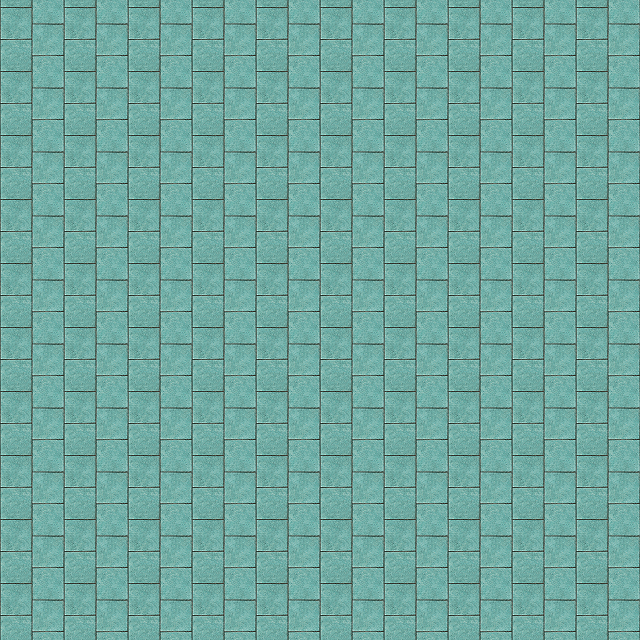

A 2D game scene composited from a Tiled map and its tileset images. What follows is a short description and the map's XML, with each tile layer's data collapsed to a summary:
An orthogonal 10x10 tile map with 64x64 px tiles, 1 tile layer (ground_layer) and 100 objects.

<map version="1.0" orientation="orthogonal" renderorder="right-down" width="10" height="10" tilewidth="64" tileheight="64" nextobjectid="101">
 <tileset firstgid="1" name="ground" tilewidth="64" tileheight="64" tilecount="1" columns="1">
  <image source="ground.png" width="64" height="64" />
 </tileset>
 <layer name="ground_layer" width="10" height="10">
  <data>[100 cells, 100 non-empty, 1 distinct tile ids]</data>
 </layer>
 <objectgroup name="letter_object">
  <object id="1" x="0" y="0" width="64" height="64" />
  <object id="2" x="576" y="576" width="64" height="64" />
  <object id="3" x="512" y="576" width="64" height="64" />
  <object id="4" x="448" y="576" width="64" height="64" />
  <object id="5" x="384" y="576" width="64" height="64" />
  <object id="6" x="576" y="512" width="64" height="64" />
  <object id="7" x="512" y="512" width="64" height="64" />
  <object id="8" x="448" y="512" width="64" height="64" />
  <object id="9" x="384" y="512" width="64" height="64" />
  <object id="10" x="320" y="576" width="64" height="64" />
  <object id="11" x="256" y="576" width="64" height="64" />
  <object id="12" x="192" y="576" width="64" height="64" />
  <object id="13" x="128" y="576" width="64" height="64" />
  <object id="14" x="320" y="512" width="64" height="64" />
  <object id="15" x="256" y="512" width="64" height="64" />
  <object id="16" x="192" y="512" width="64" height="64" />
  <object id="17" x="128" y="512" width="64" height="64" />
  <object id="18" x="576" y="448" width="64" height="64" />
  <object id="19" x="512" y="448" width="64" height="64" />
  <object id="20" x="448" y="448" width="64" height="64" />
  <object id="21" x="384" y="448" width="64" height="64" />
  <object id="22" x="320" y="448" width="64" height="64" />
  <object id="23" x="256" y="448" width="64" height="64" />
  <object id="24" x="192" y="448" width="64" height="64" />
  <object id="25" x="128" y="448" width="64" height="64" />
  <object id="26" x="576" y="384" width="64" height="64" />
  <object id="27" x="512" y="384" width="64" height="64" />
  <object id="28" x="448" y="384" width="64" height="64" />
  <object id="29" x="384" y="384" width="64" height="64" />
  <object id="30" x="320" y="384" width="64" height="64" />
  <object id="31" x="256" y="384" width="64" height="64" />
  <object id="32" x="192" y="384" width="64" height="64" />
  <object id="33" x="128" y="384" width="64" height="64" />
  <object id="34" x="576" y="320" width="64" height="64" />
  <object id="35" x="512" y="320" width="64" height="64" />
  <object id="36" x="448" y="320" width="64" height="64" />
  <object id="37" x="384" y="320" width="64" height="64" />
  <object id="38" x="320" y="320" width="64" height="64" />
  <object id="39" x="256" y="320" width="64" height="64" />
  <object id="40" x="192" y="320" width="64" height="64" />
  <object id="41" x="128" y="320" width="64" height="64" />
  <object id="42" x="576" y="256" width="64" height="64" />
  <object id="43" x="512" y="256" width="64" height="64" />
  <object id="44" x="448" y="256" width="64" height="64" />
  <object id="45" x="384" y="256" width="64" height="64" />
  <object id="46" x="320" y="256" width="64" height="64" />
  <object id="47" x="256" y="256" width="64" height="64" />
  <object id="48" x="192" y="256" width="64" height="64" />
  <object id="49" x="64" y="576" width="64" height="64" />
  <object id="50" x="64" y="512" width="64" height="64" />
  <object id="51" x="64" y="448" width="64" height="64" />
  <object id="52" x="64" y="384" width="64" height="64" />
  <object id="53" x="64" y="320" width="64" height="64" />
  <object id="54" x="0" y="576" width="64" height="64" />
  <object id="55" x="0" y="512" width="64" height="64" />
  <object id="56" x="0" y="448" width="64" height="64" />
  <object id="57" x="0" y="384" width="64" height="64" />
  <object id="58" x="0" y="320" width="64" height="64" />
  <object id="59" x="128" y="256" width="64" height="64" />
  <object id="60" x="64" y="256" width="64" height="64" />
  <object id="61" x="0" y="256" width="64" height="64" />
  <object id="62" x="576" y="192" width="64" height="64" />
  <object id="63" x="512" y="192" width="64" height="64" />
  <object id="64" x="448" y="192" width="64" height="64" />
  <object id="65" x="384" y="192" width="64" height="64" />
  <object id="66" x="320" y="192" width="64" height="64" />
  <object id="67" x="256" y="192" width="64" height="64" />
  <object id="68" x="192" y="192" width="64" height="64" />
  <object id="69" x="128" y="192" width="64" height="64" />
  <object id="70" x="64" y="192" width="64" height="64" />
  <object id="71" x="0" y="192" width="64" height="64" />
  <object id="72" x="576" y="128" width="64" height="64" />
  <object id="73" x="512" y="128" width="64" height="64" />
  <object id="74" x="448" y="128" width="64" height="64" />
  <object id="75" x="384" y="128" width="64" height="64" />
  <object id="76" x="320" y="128" width="64" height="64" />
  <object id="77" x="256" y="128" width="64" height="64" />
  <object id="78" x="192" y="128" width="64" height="64" />
  <object id="79" x="128" y="128" width="64" height="64" />
  <object id="80" x="64" y="128" width="64" height="64" />
  <object id="81" x="0" y="128" width="64" height="64" />
  <object id="82" x="576" y="64" width="64" height="64" />
  <object id="83" x="512" y="64" width="64" height="64" />
  <object id="84" x="448" y="64" width="64" height="64" />
  <object id="85" x="384" y="64" width="64" height="64" />
  <object id="86" x="320" y="64" width="64" height="64" />
  <object id="87" x="256" y="64" width="64" height="64" />
  <object id="88" x="192" y="64" width="64" height="64" />
  <object id="89" x="128" y="64" width="64" height="64" />
  <object id="90" x="64" y="64" width="64" height="64" />
  <object id="91" x="576" y="0" width="64" height="64" />
  <object id="92" x="512" y="0" width="64" height="64" />
  <object id="93" x="448" y="0" width="64" height="64" />
  <object id="94" x="384" y="0" width="64" height="64" />
  <object id="95" x="320" y="0" width="64" height="64" />
  <object id="96" x="256" y="0" width="64" height="64" />
  <object id="97" x="192" y="0" width="64" height="64" />
  <object id="98" x="128" y="0" width="64" height="64" />
  <object id="99" x="0" y="64" width="64" height="64" />
  <object id="100" x="64" y="0" width="64" height="64" />
 </objectgroup>
</map>